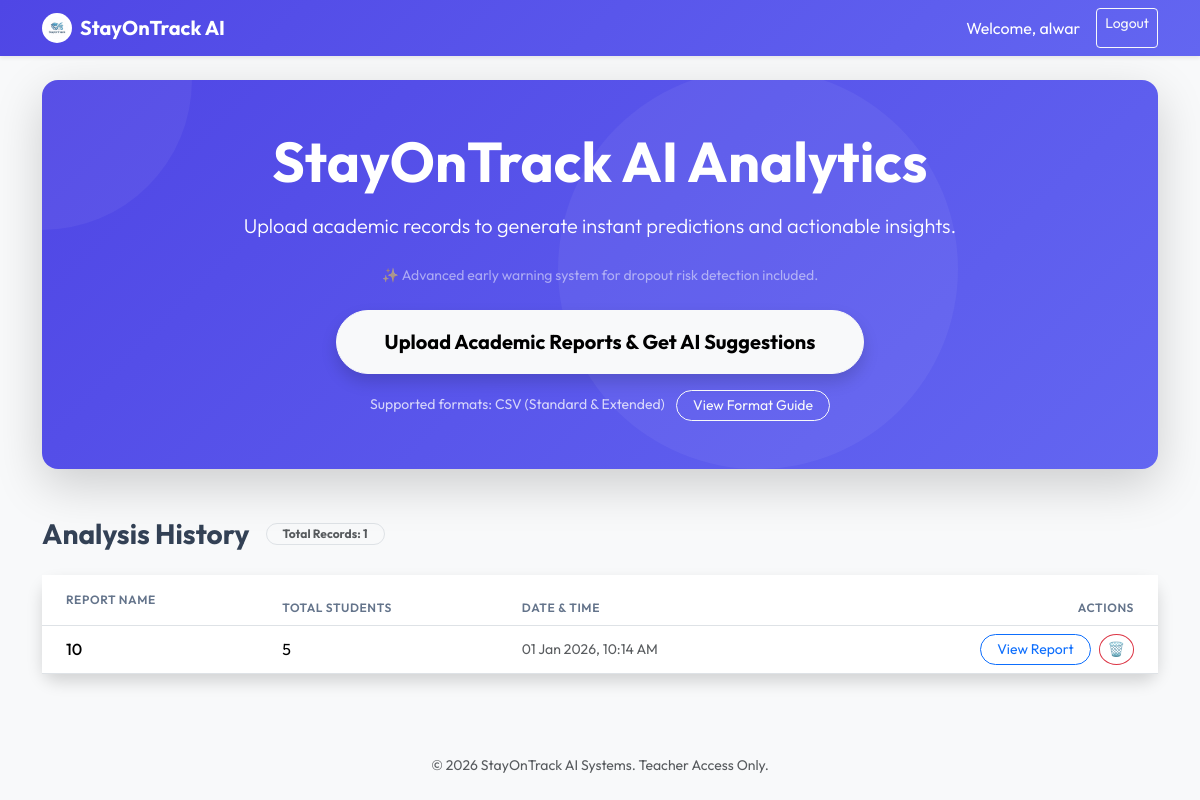
Page /dashboard (signed in) on the committed database.
### database.py (models this page shows)
class User(db.Model, UserMixin):
    id = db.Column(db.Integer, primary_key=True)
    username = db.Column(db.String(150), unique=True, nullable=False)
    password = db.Column(db.String(150), nullable=False)

class Batch(db.Model):
    id = db.Column(db.Integer, primary_key=True)
    name = db.Column(db.String(100), nullable=False)
    created_at = db.Column(db.DateTime, default=datetime.utcnow)
    user_id = db.Column(db.Integer, db.ForeignKey('user.id'), nullable=True) # Check logic for user relation later if strict
    students = db.relationship('Student', backref='batch', cascade="all, delete-orphan", lazy=True)

### app.py (the view)
@app.route("/dashboard")
@login_required
def dashboard():
    batches = Batch.query.filter_by(user_id=current_user.id).order_by(Batch.created_at.desc()).all()
    total_students = 0
    high_risk_count = 0
    risk_counts = {'Low Risk': 0, 'Medium Risk': 0, 'High Risk': 0}
    for batch in batches:
        for student in batch.students:
            total_students += 1
            if student.report:
                r = student.report.dropout_risk
                risk_counts[r] = risk_counts.get(r, 0) + 1
                if r == "High Risk":
                    high_risk_count += 1
    return render_template("dashboard.html",
                         batches=batches,
                         total_students=total_students,
                         risk_counts=risk_counts)

### app.py (called while the page is built)
@login_manager.user_loader
def load_user(user_id):
    return User.query.get(int(user_id))

### templates/dashboard.html (shortened to what this page needs)
{% extends "base.html" %}
{% block content %}
<div class="row mb-5">
    <div class="col-12">
        <div class="card shadow-lg border-0 rounded-4 bg-primary-gradient text-white overflow-hidden">
            <div class="card-body p-5 text-center position-relative">
                <div class="position-relative z-1">
                    <h1 class="display-4 fw-bold mb-3">StayOnTrack AI Analytics</h1>
                    <p class="lead mb-4 op-8">Upload academic records to generate instant predictions and actionable
                        insights.</p>
                    <p class="text-white-50 small mb-4">✨ Advanced early warning system for dropout risk detection
                        included.</p>
                    <button class="btn btn-light btn-lg px-5 py-3 fw-bold rounded-pill shadow" data-bs-toggle="modal"
                        data-bs-target="#uploadModal">
                        Upload Academic Reports & Get AI Suggestions
                    </button>
                    <div class="mt-3">
                        <p class="small opacity-75 d-inline">Supported formats: CSV (Standard & Extended)</p>
                        <button class="btn btn-sm btn-outline-light ms-2 rounded-pill px-3" type="button"
                            data-bs-toggle="collapse" data-bs-target="#formatGuide" aria-expanded="false"
                            aria-controls="formatGuide">
                            View Format Guide
                        </button>
                    </div>
                </div>
                <div class="position-absolute top-0 start-0 translate-middle rounded-circle bg-white"
                    style="width: 300px; height: 300px; opacity: 0.05;"></div>
                <div class="position-absolute bottom-0 end-0 translate-middle-x rounded-circle bg-white"
                    style="width: 400px; height: 400px; opacity: 0.05;"></div>
            </div>
        </div>
    </div>
</div>
<div class="d-flex align-items-center mb-4">
    <h3 class="fw-bold m-0">Analysis History</h3>
    <span class="badge bg-light text-muted ms-3 border rounded-pill px-3">Total Records: {{ batches|length }}</span>
</div>
<div class="card shadow border-0 rounded-4">
    <div class="card-body p-0">
        <div class="table-responsive">
            <table class="table table-hover align-middle mb-0">
                <thead class="bg-light">
                    <tr>
                        <th class="ps-4 py-3">Report Name</th>
                        <th>Total Students</th>
                        <th>Date & Time</th>
                        <th class="text-end pe-4">Actions</th>
                    </tr>
                </thead>
                <tbody>
                    {% for batch in batches %}
                    <tr>
                        <td class="ps-4 fw-medium">{{ batch.name }}</td>
                        <td>{{ batch.students|length }}</td>
                        <td class="text-muted small">
                            {{ batch.created_at.strftime('%d %b %Y, %I:%M %p') }}
                        </td>
                        <td class="text-end pe-4">
                            <div class="d-flex justify-content-end gap-2">
                                <a href="{{ url_for('batch_detail', batch_id=batch.id) }}"
                                    class="btn btn-sm btn-outline-primary rounded-pill px-3">View Report</a>
                                <form action="{{ url_for('delete_batch', batch_id=batch.id) }}" method="POST"
                                    onsubmit="return confirm('Delete this report and all its student records?');">
                                    <button type="submit" class="btn btn-sm btn-outline-danger rounded-circle"
                                        title="Delete Report">
                                        🗑️
                                    </button>
                                </form>
                            </div>
                        </td>
                    </tr>
                    {% endfor %}
                </tbody>
            </table>
        </div>
    </div>
</div>
{% endblock %}

### templates/base.html (shortened to what this page needs)
<!DOCTYPE html>
<html lang="en">
<head>
    <link href="https://cdn.jsdelivr.net/npm/bootstrap@5.3.3/dist/css/bootstrap.min.css" rel="stylesheet">
    <link rel="stylesheet" href="{{ url_for('static', filename='css/style.css') }}">
</head>
<body class="bg-light">
    <nav class="navbar navbar-expand-lg navbar-dark bg-primary-gradient shadow-sm">
        <div class="container">
            <a class="navbar-brand fw-bold d-flex align-items-center gap-2" href="#" data-bs-toggle="modal"
                data-bs-target="#logoModal">
                <img src="{{ url_for('static', filename='logo.png') }}" alt="StayOnTrack Logo" width="30" height="30"
                    class="d-inline-block align-text-top rounded-circle bg-white p-1 hover-zoom">
                StayOnTrack AI
            </a>
            {% if current_user.is_authenticated %}
            <div class="d-flex">
                <span class="navbar-text text-white me-3">Welcome, {{ current_user.username }}</span>
                <a href="{{ url_for('logout') }}" class="btn btn-sm btn-outline-light">Logout</a>
            </div>
            {% endif %}
        </div>
    </nav>
    <div class="container py-4">
        {% block content %}{% endblock %}
    </div>
    <footer class="text-center text-muted py-4 mt-auto">
        <small>© 2026 StayOnTrack AI Systems. Teacher Access Only.</small>
    </footer>
</body>
</html>

### static/css/style.css (style rules this page uses)
:root { --primary-color: #4f46e5; --primary-hover: #4338ca; }
html { font-size: 16px; }
body { font-family: 'Outfit', sans-serif; color: #334155; background-color: #1e1e2f; min-height: 100vh; display: flex; flex-direction: column; }
.btn-lg { font-size: 1.25rem; padding: 0.8rem 1.5rem; }
.bg-primary-gradient { background: linear-gradient(135deg, #4f46e5 0%, #6366f1 100%); }
.card { transition: transform 0.2s ease-in-out; }
.table thead th { font-weight: 600; text-transform: uppercase; font-size: 0.75rem; letter-spacing: 0.05em; color: #64748b; border-bottom-width: 1px; }
.hover-zoom { transition: transform 0.3s ease; cursor: zoom-in; }

### rows in the picture
User: username "alwar"
Batch: name "10", students|length "5", created_at "01 Jan 2026, 10:14 AM"

### other values in the picture
{{ batches|length }} "1"
